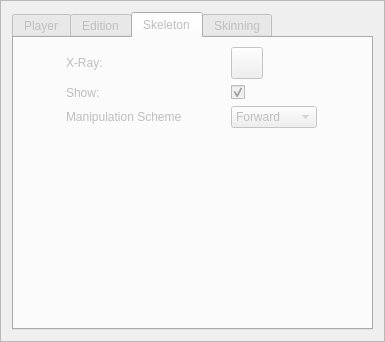
<?xml version="1.0" encoding="UTF-8"?>
<ui version="4.0">
 <class>SkeletonBasedAnimationUI</class>
 <widget class="QFrame" name="SkeletonBasedAnimationUI">
  <property name="enabled">
   <bool>true</bool>
  </property>
  <property name="geometry">
   <rect>
    <x>0</x>
    <y>0</y>
    <width>385</width>
    <height>342</height>
   </rect>
  </property>
  <property name="windowTitle">
   <string>Frame</string>
  </property>
  <property name="frameShape">
   <enum>QFrame::StyledPanel</enum>
  </property>
  <property name="frameShadow">
   <enum>QFrame::Raised</enum>
  </property>
  <layout class="QHBoxLayout" name="horizontalLayout_2">
   <item>
    <widget class="QTabWidget" name="tabWidget">
     <property name="enabled">
      <bool>false</bool>
     </property>
     <property name="currentIndex">
      <number>2</number>
     </property>
     <property name="tabsClosable">
      <bool>false</bool>
     </property>
     <widget class="QWidget" name="m_player">
      <attribute name="title">
       <string>Player</string>
      </attribute>
      <layout class="QVBoxLayout" name="verticalLayout">
       <item>
        <widget class="QGroupBox" name="groupBox">
         <property name="title">
          <string>Settings</string>
         </property>
         <layout class="QFormLayout" name="formLayout">
          <item row="1" column="0">
           <widget class="QLabel" name="m_speed_l">
            <property name="text">
             <string>Speed:</string>
            </property>
           </widget>
          </item>
          <item row="1" column="1">
           <widget class="QDoubleSpinBox" name="m_speed">
            <property name="minimum">
             <double>0.010000000000000</double>
            </property>
            <property name="maximum">
             <double>100.000000000000000</double>
            </property>
            <property name="singleStep">
             <double>0.100000000000000</double>
            </property>
            <property name="value">
             <double>1.000000000000000</double>
            </property>
           </widget>
          </item>
          <item row="2" column="0">
           <widget class="QCheckBox" name="m_autoRepeat">
            <property name="text">
             <string>Auto repeat</string>
            </property>
           </widget>
          </item>
          <item row="2" column="1">
           <widget class="QCheckBox" name="m_pingPong">
            <property name="text">
             <string>Ping pong</string>
            </property>
           </widget>
          </item>
         </layout>
        </widget>
       </item>
      </layout>
     </widget>
     <widget class="QWidget" name="Editor">
      <attribute name="title">
       <string>Edition</string>
      </attribute>
      <layout class="QVBoxLayout" name="verticalLayout_3">
       <item>
        <widget class="QGroupBox" name="groupBox_2_1">
         <property name="title">
          <string>Animation</string>
         </property>
         <layout class="QGridLayout" name="gridLayout_2_1">
          <item row="0" column="0">
           <widget class="QLabel" name="m_animationID_l">
            <property name="text">
             <string>Current:</string>
            </property>
           </widget>
          </item>
          <item row="1" column="0">
           <widget class="QPushButton" name="m_newAnim">
            <property name="text">
             <string>New</string>
            </property>
           </widget>
          </item>
          <item row="1" column="1">
           <widget class="QPushButton" name="m_removeAnim">
            <property name="text">
             <string>Remove</string>
            </property>
           </widget>
          </item>
          <item row="0" column="1">
           <widget class="QComboBox" name="m_currentAnimation"/>
          </item>
         </layout>
        </widget>
       </item>
       <item>
        <widget class="QGroupBox" name="groupBox_2">
         <property name="title">
          <string>File</string>
         </property>
         <layout class="QGridLayout" name="gridLayout_2">
          <item row="0" column="0">
           <layout class="QHBoxLayout" name="horizontalLayout">
            <item>
             <widget class="QLabel" name="label_3">
              <property name="text">
               <string>Current:</string>
              </property>
             </widget>
            </item>
            <item>
             <widget class="QLabel" name="m_animFile">
              <property name="text">
               <string>none</string>
              </property>
              <property name="alignment">
               <set>Qt::AlignRight|Qt::AlignTrailing|Qt::AlignVCenter</set>
              </property>
             </widget>
            </item>
           </layout>
          </item>
          <item row="2" column="0">
           <widget class="QPushButton" name="m_saveAnim">
            <property name="text">
             <string>Save</string>
            </property>
           </widget>
          </item>
          <item row="1" column="0">
           <widget class="QPushButton" name="m_loadAnim">
            <property name="text">
             <string>Load</string>
            </property>
           </widget>
          </item>
         </layout>
        </widget>
       </item>
       <item>
        <spacer name="verticalSpacer">
         <property name="orientation">
          <enum>Qt::Vertical</enum>
         </property>
         <property name="sizeHint" stdset="0">
          <size>
           <width>20</width>
           <height>40</height>
          </size>
         </property>
        </spacer>
       </item>
      </layout>
     </widget>
     <widget class="QWidget" name="m_rig">
      <attribute name="title">
       <string>Skeleton</string>
      </attribute>
      <layout class="QGridLayout" name="gridLayout">
       <item row="0" column="0">
        <widget class="QLabel" name="label">
         <property name="sizePolicy">
          <sizepolicy hsizetype="Fixed" vsizetype="Fixed">
           <horstretch>0</horstretch>
           <verstretch>0</verstretch>
          </sizepolicy>
         </property>
         <property name="text">
          <string>X-Ray:</string>
         </property>
        </widget>
       </item>
       <item row="2" column="0">
        <widget class="QLabel" name="label_2">
         <property name="text">
          <string>Show:</string>
         </property>
        </widget>
       </item>
       <item row="0" column="1">
        <widget class="QPushButton" name="m_xray">
         <property name="minimumSize">
          <size>
           <width>32</width>
           <height>32</height>
          </size>
         </property>
         <property name="maximumSize">
          <size>
           <width>32</width>
           <height>32</height>
          </size>
         </property>
         <property name="text">
          <string/>
         </property>
         <property name="icon">
          <iconset>
           <normaloff>:/Resources/Icons/xray.png</normaloff>
           <normalon>:/Resources/Icons/xray.png</normalon>:/Resources/Icons/xray.png</iconset>
         </property>
         <property name="iconSize">
          <size>
           <width>32</width>
           <height>32</height>
          </size>
         </property>
         <property name="checkable">
          <bool>true</bool>
         </property>
        </widget>
       </item>
       <item row="2" column="1">
        <widget class="QCheckBox" name="m_showSkeleton">
         <property name="text">
          <string/>
         </property>
         <property name="checked">
          <bool>true</bool>
         </property>
        </widget>
       </item>
       <item row="4" column="1">
        <spacer name="verticalSpacer_1">
         <property name="orientation">
          <enum>Qt::Vertical</enum>
         </property>
         <property name="sizeHint" stdset="0">
          <size>
           <width>20</width>
           <height>40</height>
          </size>
         </property>
        </spacer>
       </item>
       <item row="3" column="1">
        <widget class="QComboBox" name="m_manipulation">
         <item>
          <property name="text">
           <string>Forward</string>
          </property>
         </item>
         <item>
          <property name="text">
           <string>Pseudo IK</string>
          </property>
         </item>
        </widget>
       </item>
       <item row="3" column="0">
        <widget class="QLabel" name="label_6">
         <property name="text">
          <string>Manipulation Scheme</string>
         </property>
        </widget>
       </item>
      </layout>
     </widget>
     <widget class="QWidget" name="m_skinning">
      <attribute name="title">
       <string>Skinning</string>
      </attribute>
      <layout class="QGridLayout" name="gridLayout_3">
       <item row="2" column="1">
        <widget class="QComboBox" name="m_weightsType">
         <property name="enabled">
          <bool>false</bool>
         </property>
         <item>
          <property name="text">
           <string>Standard Weights</string>
          </property>
         </item>
         <item>
          <property name="text">
           <string>STBS Weights</string>
          </property>
         </item>
        </widget>
       </item>
       <item row="3" column="0">
        <widget class="QLabel" name="label_5">
         <property name="text">
          <string>Normal Skinning:</string>
         </property>
        </widget>
       </item>
       <item row="1" column="1">
        <widget class="QComboBox" name="m_skinningMethod">
         <property name="enabled">
          <bool>false</bool>
         </property>
         <item>
          <property name="text">
           <string>Linear Blend Skinning</string>
          </property>
         </item>
         <item>
          <property name="text">
           <string>Dual Quaternion Skinning</string>
          </property>
         </item>
         <item>
          <property name="text">
           <string>Center of Rotation Skinning</string>
          </property>
         </item>
         <item>
          <property name="text">
           <string>STBS with LBS</string>
          </property>
         </item>
         <item>
          <property name="text">
           <string>STBS with DQS</string>
          </property>
         </item>
        </widget>
       </item>
       <item row="4" column="0">
        <spacer name="verticalSpacer_2">
         <property name="orientation">
          <enum>Qt::Vertical</enum>
         </property>
         <property name="sizeHint" stdset="0">
          <size>
           <width>20</width>
           <height>40</height>
          </size>
         </property>
        </spacer>
       </item>
       <item row="1" column="0">
        <widget class="QLabel" name="label_4">
         <property name="text">
          <string>Skinning Method:</string>
         </property>
        </widget>
       </item>
       <item row="3" column="1">
        <widget class="QComboBox" name="m_normalSkinning">
         <item>
          <property name="text">
           <string>Standard Approx.</string>
          </property>
         </item>
         <item>
          <property name="text">
           <string>Geometric Eval.</string>
          </property>
         </item>
        </widget>
       </item>
       <item row="2" column="0">
        <widget class="QCheckBox" name="m_showWeights">
         <property name="enabled">
          <bool>false</bool>
         </property>
         <property name="text">
          <string>Show Weights</string>
         </property>
        </widget>
       </item>
      </layout>
     </widget>
    </widget>
   </item>
  </layout>
  <action name="actionXray">
   <property name="checkable">
    <bool>true</bool>
   </property>
   <property name="icon">
    <iconset theme="xray.png" resource="SkeletonBasedAnimation.qrc">
     <normaloff>:/Icons/xray.png</normaloff>:/Icons/xray.png</iconset>
   </property>
   <property name="text">
    <string>xray</string>
   </property>
   <property name="toolTip">
    <string>Show / hide skeleton</string>
   </property>
   <property name="shortcut">
    <string>S</string>
   </property>
  </action>
  <action name="actionLBS">
   <property name="checkable">
    <bool>true</bool>
   </property>
   <property name="enabled">
    <bool>false</bool>
   </property>
   <property name="icon">
    <iconset resource="SkeletonBasedAnimation.qrc">
     <normaloff>:/Icons/LB.png</normaloff>
     <normalon>:/Icons/LB_on.png</normalon>:/Icons/LB.png</iconset>
   </property>
   <property name="text">
    <string>LBS</string>
   </property>
   <property name="toolTip">
    <string>LBS</string>
   </property>
  </action>
  <action name="actionDQS">
   <property name="checkable">
    <bool>true</bool>
   </property>
   <property name="enabled">
    <bool>false</bool>
   </property>
   <property name="icon">
    <iconset resource="SkeletonBasedAnimation.qrc">
     <normaloff>:/Icons/DQ.png</normaloff>
     <normalon>:/Icons/DQ_on.png</normalon>:/Icons/DQ.png</iconset>
   </property>
   <property name="text">
    <string>DQS</string>
   </property>
  </action>
  <action name="actionCoR">
   <property name="checkable">
    <bool>true</bool>
   </property>
   <property name="enabled">
    <bool>false</bool>
   </property>
   <property name="icon">
    <iconset resource="SkeletonBasedAnimation.qrc">
     <normaloff>:/Icons/CoR.png</normaloff>
     <normalon>:/Icons/CoR_on.png</normalon>:/Icons/CoR.png</iconset>
   </property>
   <property name="text">
    <string>CoR</string>
   </property>
  </action>
  <action name="actionSTBSLBS">
   <property name="checkable">
    <bool>true</bool>
   </property>
   <property name="enabled">
    <bool>false</bool>
   </property>
   <property name="icon">
    <iconset resource="SkeletonBasedAnimation.qrc">
     <normaloff>:/Icons/STBSLB.png</normaloff>
     <normalon>:/Icons/STBSLB_on.png</normalon>:/Icons/STBSLB.png</iconset>
   </property>
   <property name="text">
    <string>STBSLBS</string>
   </property>
  </action>
  <action name="actionSTBSDQS">
   <property name="checkable">
    <bool>true</bool>
   </property>
   <property name="enabled">
    <bool>false</bool>
   </property>
   <property name="icon">
    <iconset resource="SkeletonBasedAnimation.qrc">
     <normaloff>:/Icons/STBSDQ.png</normaloff>
     <normalon>:/Icons/STBSDQ_on.png</normalon>:/Icons/STBSDQ.png</iconset>
   </property>
   <property name="text">
    <string>STBSDQS</string>
   </property>
  </action>
 </widget>
 <resources>
  <include location="SkeletonBasedAnimation.qrc"/>
 </resources>
 <connections/>
</ui>
